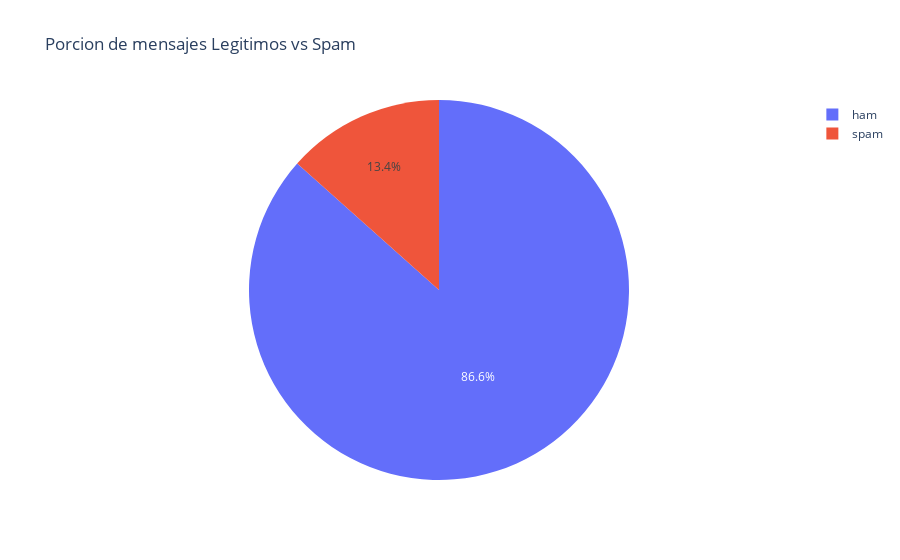

Write notebook code for a chart like this one.
### Code cell
fig = px.pie(
    porcion, 
    values='count',
    names='TYPE',
    title="Porcion de mensajes Legitimos vs Spam"
    )

fig.show()

### Figure 1 — Plotly figure (JSON) as saved in the notebook; plotly's stock layout.template omitted (floating-point values rounded to 4 significant figures)
{"data": [{"domain": {"x": [0, 1], "y": [0, 1]}, "hovertemplate": "TYPE=%{label}<br>count=%{value}<extra></extra>", "labels": ["ham", "spam"], "legendgroup": "", "name": "", "showlegend": true, "type": "pie", "values": [86.59, 13.41]}], "layout": {"legend": {"tracegroupgap": 0}, "title": {"text": "Porcion de mensajes Legitimos vs Spam"}}}
